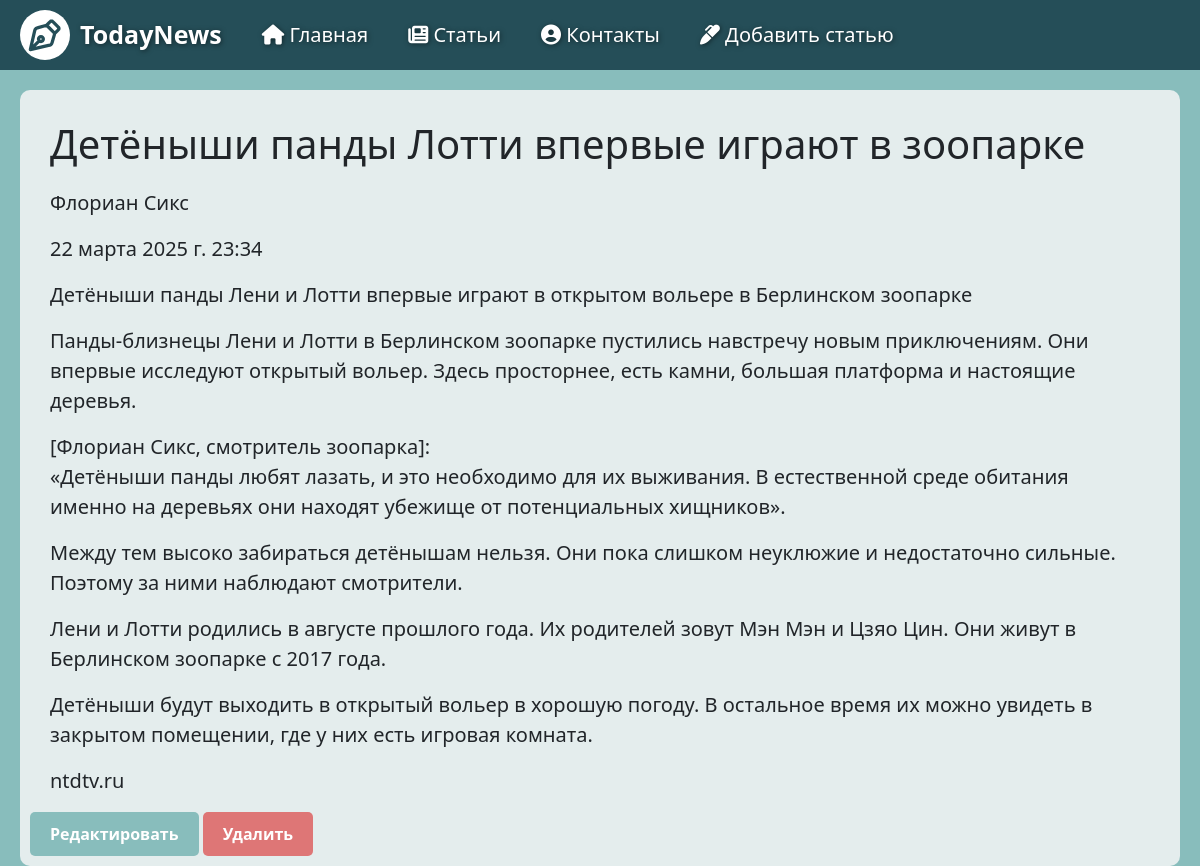
The page /articles/3 on the database its author committed.
### articles/models.py (models this page shows, shortened)
class Article(models.Model):
    title = models.CharField("Название", max_length=50)
    date = models.DateTimeField("Дата публикации")
    author = models.CharField("Автор", max_length=50)
    resource = models.CharField("Источник", max_length=150)
    content = models.TextField("Статья")
    class Meta:
        verbose_name = "Статья"
        verbose_name_plural = "Статьи"

### articles/views.py (the view)
# urls.py: path('<int:pk>', views.ArticleDetailView.as_view(), name="article_detail"),
class ArticleDetailView(DetailView):
    model = Article
    template_name = "articles/article_layout.html"
    context_object_name = "article"

### articles/templates/articles/article_layout.html (shortened to what this page needs)
{% extends 'main/layout.html' %}
{% block content %}
    <div class="data_field">
        <h1> {{ article.title }}</h1>
        <p> {{ article.author }}</p>
        <p> {{ article.date }}</p>
        <p> {{ article.content|linebreaks }} </p>
        <p> {{ article.resource }}</p>
        <a href="{% url 'article_update' article.id %}" class="button_edit">Редактировать</a>
        <a href="{% url 'article_delete' article.id %}" class="button_delete">Удалить</a>
    </div>
{% endblock %}

### main/static/main/css/main.css (style rules this page uses)
body { background: #88BDBC; }
body *:not(header, header *, i, b, a) { margin-left: 20px; margin-right: 20px; }
h1 { margin-top: 20px; margin-bottom: 20px; }
p, h1 { color: #353430 font-weight: bold; }
p { font-size: 20px; }
.data_field { background: #e4eded; border-radius: 10px; margin-top: 20px; padding: 10px; }
.button_delete { display: inline-block; padding: 10px 20px; font-size: 16px; font-weight: bold; color: #fff; background-color: #de7676; border: none; border-radius: 5px; text-decoration: none; transition: background-color 0.3s ease; cursor: pointer; }
.button_edit { display: inline-block; padding: 10px 20px; font-size: 16px; font-weight: bold; color: #fff; background-color: #88BDBC; border: none; border-radius: 5px; text-decoration: none; transition: background-color 0.3s ease; cursor: pointer; }

### rows shown on the page
Article: title "Детёныши панды Лотти впервые играют в зоопарке", author "Флориан Сикс", date "22 марта 2025 г. 23:34", content "Детёныши панды Лени и Лотти впервые играют в открытом вольере в Берлинском зоопарке Панды-близнецы Лени и Лотти в Берлинском зоопарке пустились навстречу новым приключениям. Они впервые исследуют открытый вольер. Здесь просторнее, есть камни, большая платформа и настоящие деревья. [Флориан Сикс, смотритель зоопарка]: «Детёныши панды любят лазать, и это необходимо для их выживания. В естественной среде обитания именно на деревьях они находят убежище от потенциальных хищников». Между тем высоко забираться детёнышам нельзя. Они пока слишком неуклюжие и недостаточно сильные. Поэтому за ними наблюдают смотрители. Лени и Лотти родились в августе прошлого года. Их родителей зовут Мэн Мэн и Цзяо…", resource "ntdtv.ru"
